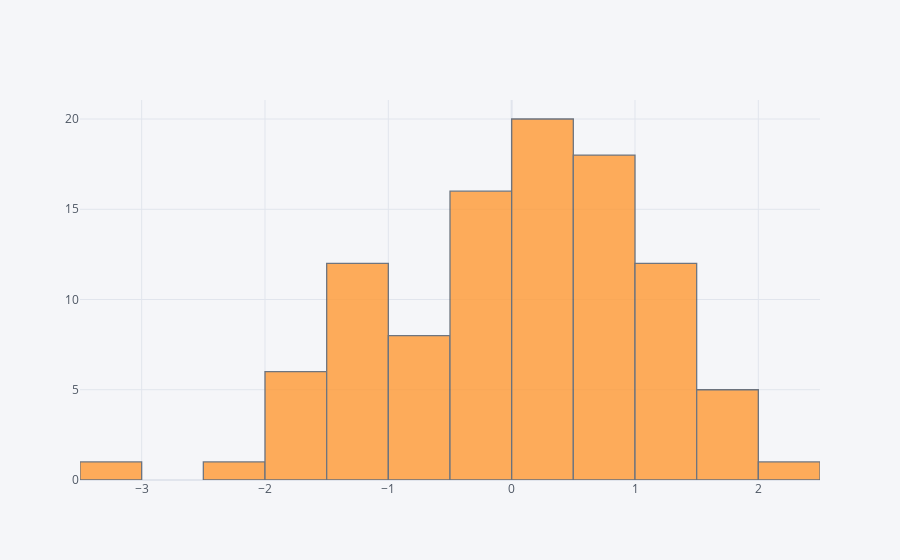

Here is the notebook cell this chart was saved with:
### Markdown cell above
## histogram

### Code cell
df['A'].iplot(kind='hist',bins=25)

### Figure 1 — Plotly figure (JSON) as saved in the notebook; plotly's stock layout.template omitted (floating-point values rounded to 4 significant figures)
{"data": [{"histfunc": "count", "histnorm": "", "marker": {"color": "rgba(255, 153, 51, 1.0)", "line": {"color": "#4D5663", "width": 1.3}}, "name": "A", "nbinsx": 25, "opacity": 0.8, "orientation": "v", "type": "histogram", "x": [0.8154, 1.645, 1.454, 0.101, 0.5656, -0.2553, -0.4325, 1.41, 1.147, 0.6571, 0.03982, -0.2195, -0.4281, 0.06913, 0.4802, 0.7336, 1.041, -0.5834, 1.485, 0.7827, -0.3975, -0.4028, 0.1175, 1.239, 1.071, -1.76, -1.394, -1.325, -1.008, -0.7585, 0.5725, 1.549, -1.091, 1.429, -3.011, -0.2356, -0.3116, -0.9184, 0.7924, -1.58, 0.7733, -1.647, 0.2714, -0.196, 0.08106, 0.0647, -0.4354, 1.516, 0.3803, -1.532, -1.396, -1.466, 1.99, -0.7717, -1.132, -1.983, 1.284, -2.029, -0.489, -0.5664, -1.479, -1.367, 0.2752, 0.3501, 1.236, 0.1315, 0.07079, 0.6347, 1.603, 0.7959, -0.2595, 0.5376, 0.2678, 1.294, -1.644, 0.3703, 0.6781, -1.107, 0.485, -0.7702, -0.1956, -0.4095, 0.9544, 0.07156, 0.4121, -0.9478, -1.299, 2.135, 0.6607, 0.586, -0.3006, 0.1016, 0.8691, -1.47, -0.8016, 0.7392, -0.297, 0.3977, 1.309, 0.8678]}], "layout": {"barmode": "overlay", "legend": {"bgcolor": "#F5F6F9", "font": {"color": "#4D5663"}}, "paper_bgcolor": "#F5F6F9", "plot_bgcolor": "#F5F6F9", "title": {"font": {"color": "#4D5663"}}, "xaxis": {"gridcolor": "#E1E5ED", "showgrid": true, "tickfont": {"color": "#4D5663"}, "title": {"font": {"color": "#4D5663"}, "text": ""}, "zerolinecolor": "#E1E5ED"}, "yaxis": {"gridcolor": "#E1E5ED", "showgrid": true, "tickfont": {"color": "#4D5663"}, "title": {"font": {"color": "#4D5663"}, "text": ""}, "zerolinecolor": "#E1E5ED"}}}
